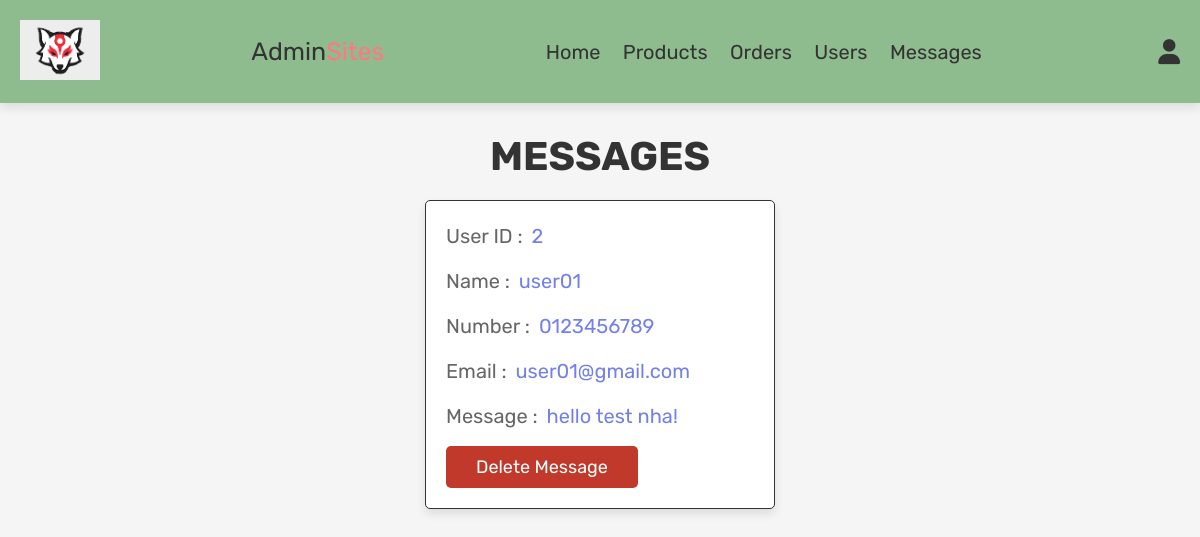
Screenshot of /admin_contacts.php (signed in) with the database file from the repository.
### tables this page shows
CREATE TABLE `message` (
  `id` int(100) NOT NULL,
  `user_id` int(100) NOT NULL,
  `name` varchar(100) NOT NULL,
  `email` varchar(100) NOT NULL,
  `number` varchar(12) NOT NULL,
  `message` varchar(500) NOT NULL
);

### admin_contacts.php (the view, shortened to what this page needs)
<?php
include 'db.php';
?>
<!DOCTYPE html>
<html lang="en">
<head>
   <link rel="stylesheet" href="https://cdnjs.cloudflare.com/ajax/libs/font-awesome/6.0.0/css/all.min.css">
   <link rel="stylesheet" href="css/admin_style.css">
</head>
<body>
<?php include 'admin_header.php'; ?>
<section class="messages">
   <h1 class="title"> messages </h1>
   <div class="box-container">
   <?php
      $select_message = mysqli_query($conn, "SELECT * FROM `message`") or die('query failed');
      if(mysqli_num_rows($select_message) > 0){
         while($fetch_message = mysqli_fetch_assoc($select_message)){
   ?>
   <div class="box">
      <p> User ID : <span><?= $fetch_message['user_id'] ?></span> </p>
      <p> Name : <span><?= $fetch_message['name'] ?></span> </p>
      <p> Number : <span><?= $fetch_message['number'] ?></span> </p>
      <p> Email : <span><?= $fetch_message['email'] ?></span> </p>
      <p> Message : <span><?= $fetch_message['message'] ?></span> </p>
      <a href="admin_contacts.php?delete=<?= $fetch_message['id'] ?>" onclick="return confirm('delete this message?');" class="delete-btn">delete message</a>
   </div>
   <?php
      };
   }else{
      echo '<p class="empty">You have no messages!</p>';
   }
   ?>
   </div>
</section>
</body>
</html>

### css/admin_style.css (style rules this page uses)
:root { --purple:#8e44ad; --red:#c0392b; --orange:#f39c12; --black:#333; --white:#fff; --light-color:#666; --light-white:#ccc; --light-bg:#f5f5f5; --border:.1rem solid var(--black); --box-shadow:0 .5rem 1rem rgba(0,0,0,.1); --color-primary: #7380ec; --color-danger: #ff7782; --color-success: #41f1b6; --color-warning: #ffbb55; --color-white: #fff; --color-info-dark: #7d8da1; --color-info-light: #dce1eb; --color-dark:#363949; --color-light: rgba(132, 139, 200, 0.18); --color-primary-variant: #111e88; --color-dark-variant: #677483; --color-background: #f6f6f9; }
* { font-family: 'Rubik', sans-serif; margin:0; padding:0; box-sizing: border-box; outline: none; border:none; text-decoration: none; transition:all .2s linear; }
html { font-size: 62.5%; overflow-x: hidden; }
body { background-color: var(--light-bg); }
section { padding:3rem 2rem; }
.title { text-align: center; margin-bottom: 2rem; text-transform: uppercase; color:var(--black); font-size: 4rem; }
.btn, .option-btn, .delete-btn, .white-btn { display: inline-block; margin-top: 1rem; padding:1rem 3rem; cursor: pointer; color:var(--white); font-size: 1.8rem; border-radius: .5rem; text-transform: capitalize; }
.delete-btn { background-color: var(--red); }
.messages .box-container { display: grid; grid-template-columns: repeat(auto-fit, 35rem); justify-content: center; gap:1.5rem; max-width: 1200px; margin:0 auto; align-items: flex-start; }
.messages .box-container .box { background-color: var(--white); padding:2rem; border:var(--border); box-shadow: var(--box-shadow); border-radius: .5rem; }
.messages .box-container .box p { padding-bottom: 1.5rem; font-size: 2rem; color:var(--light-color); line-height: 1.5; }
.messages .box-container .box p span { color:var(--color-primary); padding: 2px; margin: 2px; border-radius: 10px; }
.messages .box-container .box .delete-btn { margin-top: 0; }

### rows the page displays
message: user "2", name "user01", number "0123456789", email "user01@gmail.com", message "hello test nha!"
